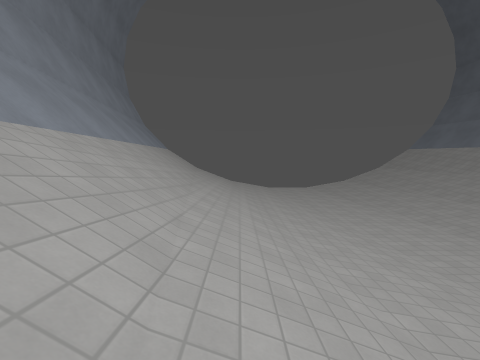
View 1 (above)

16 first-person views from a walk through a Godot game level. The camera is 1.4 m above the floor, tilts 6° down and sees 90° across. The floor is counted in squares, 2 m on a side. Each view is taken from the middle of a square. On the plan, view 1 faces up. The plan holds only what a view shows up to about 9 squares ahead; the rest is blank. The place goes on beyond the plan. Surface patterns are stand-ins for the level's own textures.

View 2
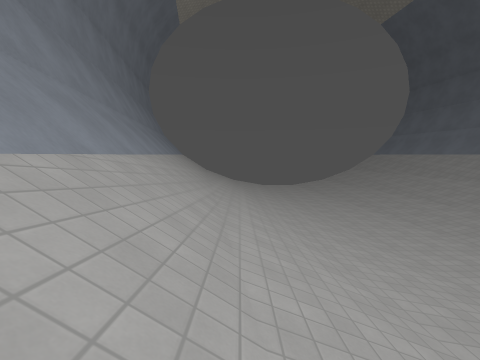

View 3
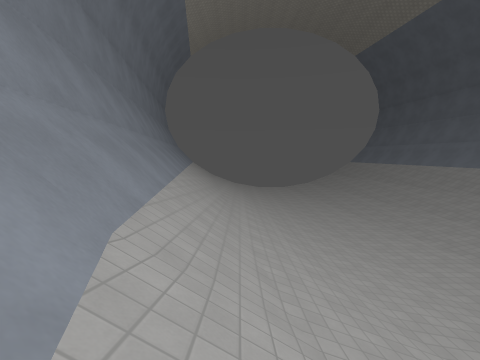

View 4
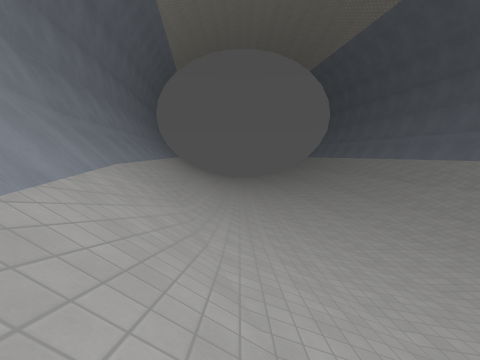

View 5
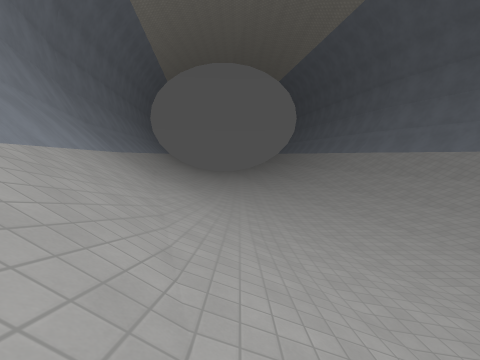

View 6
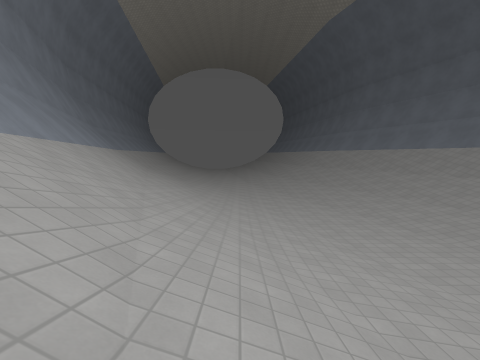

View 7
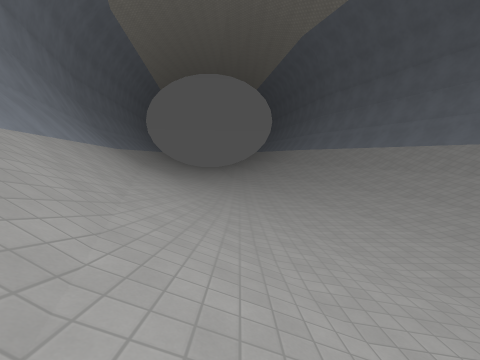

View 8
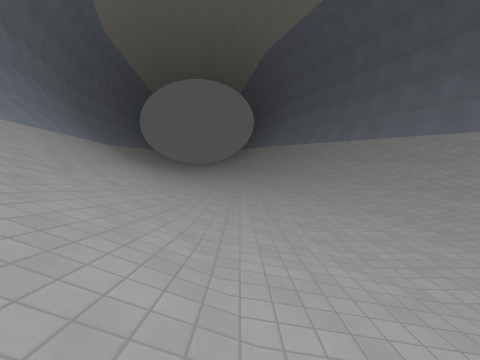

View 9
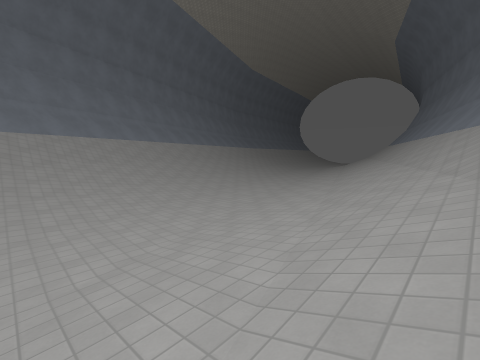

View 10
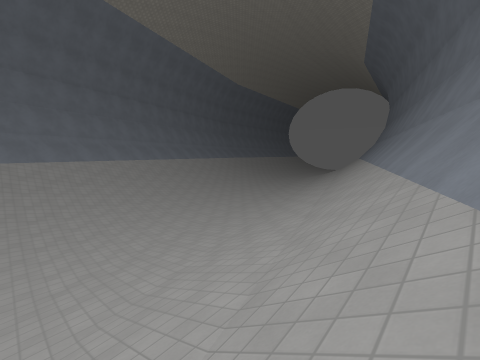

View 11
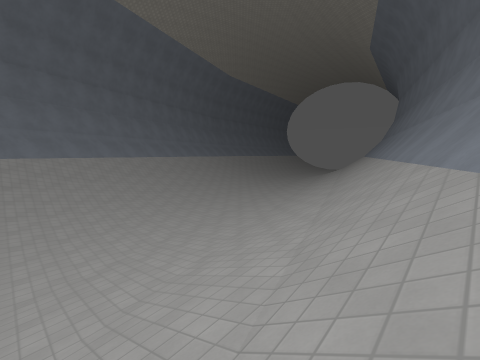

View 12
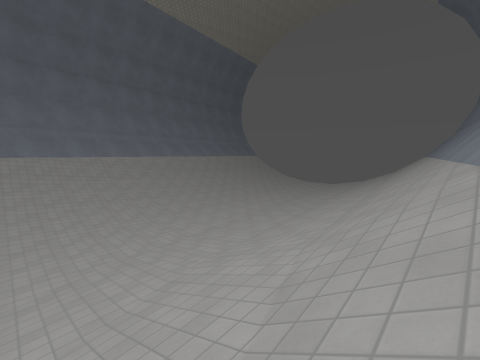

View 13
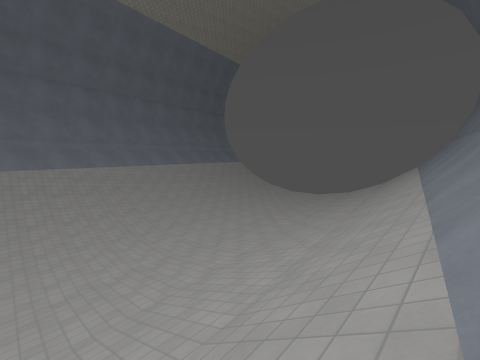

View 14
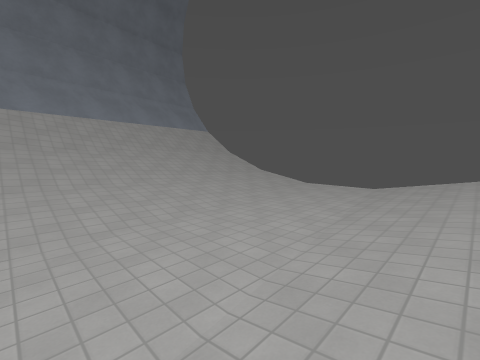

View 15
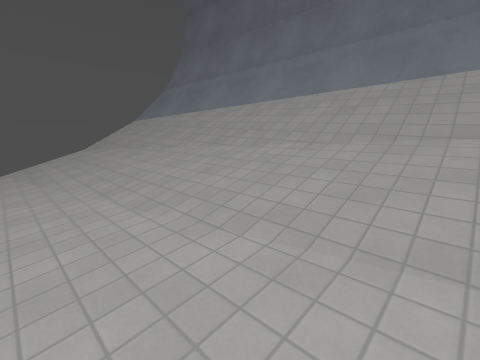

View 16
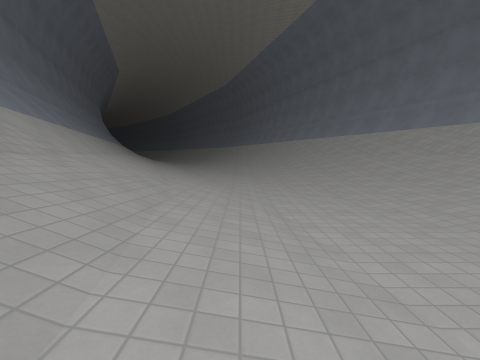

### Floor plan
Key: @ floor where view 1 was taken; # wall or solid block; . main floor; : floor 0.25 m higher than the main floor; + floor 0.5 m higher than the main floor; * floor 0.75 m higher than the main floor; / step, stairs or slope; = window, fence, low wall or low ledge.
Columns run from 4 left of view 1 to 17 right of it. Each row starts with its distance up from view 1.
 11   //+:..:*//=#
 10  ///+:..:+///#
  9 ##//*:..:+///#
  8 ##///:..:+///#
  7  #///:...:///#
  6  #///+:..:///##
  5  #///+:..:*//##
  4  #///+:..:+///#
  3  #=//*:..:+///#
  2  ##///:..:+///#
  1  ##///:...+///#
  0   #/@/+:..:///#
 -1   #///+:..:*//##
 -2   #///+:..:+///#
 -3   #=//*:..:+///#
 -4   ##///:...:///##
 -5   ##///+:..:+///#
 -6    #///+:..:+///##
 -7    ##///:...:///##
 -8     #///+:..:+///#
 -9     #=///:..:+///##
-10     ##///+:..:*///#
-11      #///+:..:+///#
-12      ##///:...:///##
-13      ##///+:..:+///#
-14       #///+:..:+///##
-15       ##///:...:///##
-16        #///+:..:+///#
-17         ///*:..:+///##
-18          ///+:..:*///#
-19         #///+:..:+///#
-20         ##///:...:///#
-21         ##///+:..:+///
-22          #///+:..:+/ /

Positions as (right, up) in squares from view 1, and headings:
1: (0, 0), facing up
2: (0, -3), facing up
3: (0, -6), facing up
4: (2, -10), facing up
5: (4, -14), facing up
6: (5, -16), facing up
7: (6, -18), facing up
8: (8, -21), facing up
9: (15, -22), facing up-left
10: (17, -22), facing up-left
11: (16, -20), facing up-left
12: (10, -4), facing up-left
13: (10, -2), facing up-left
14: (5, 5), facing up-left
15: (5, 4), facing up-right
16: (6, 2), facing down
